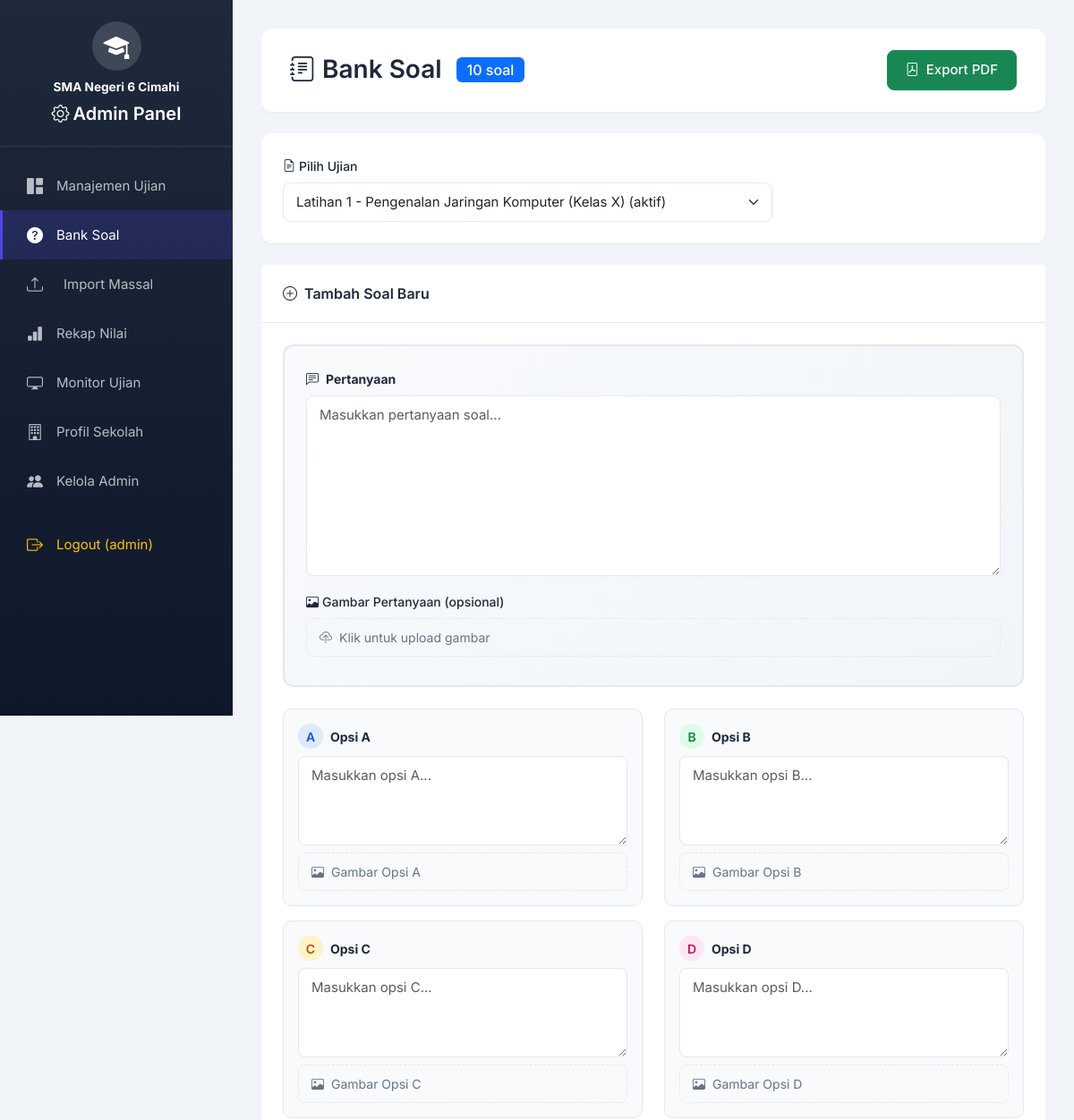
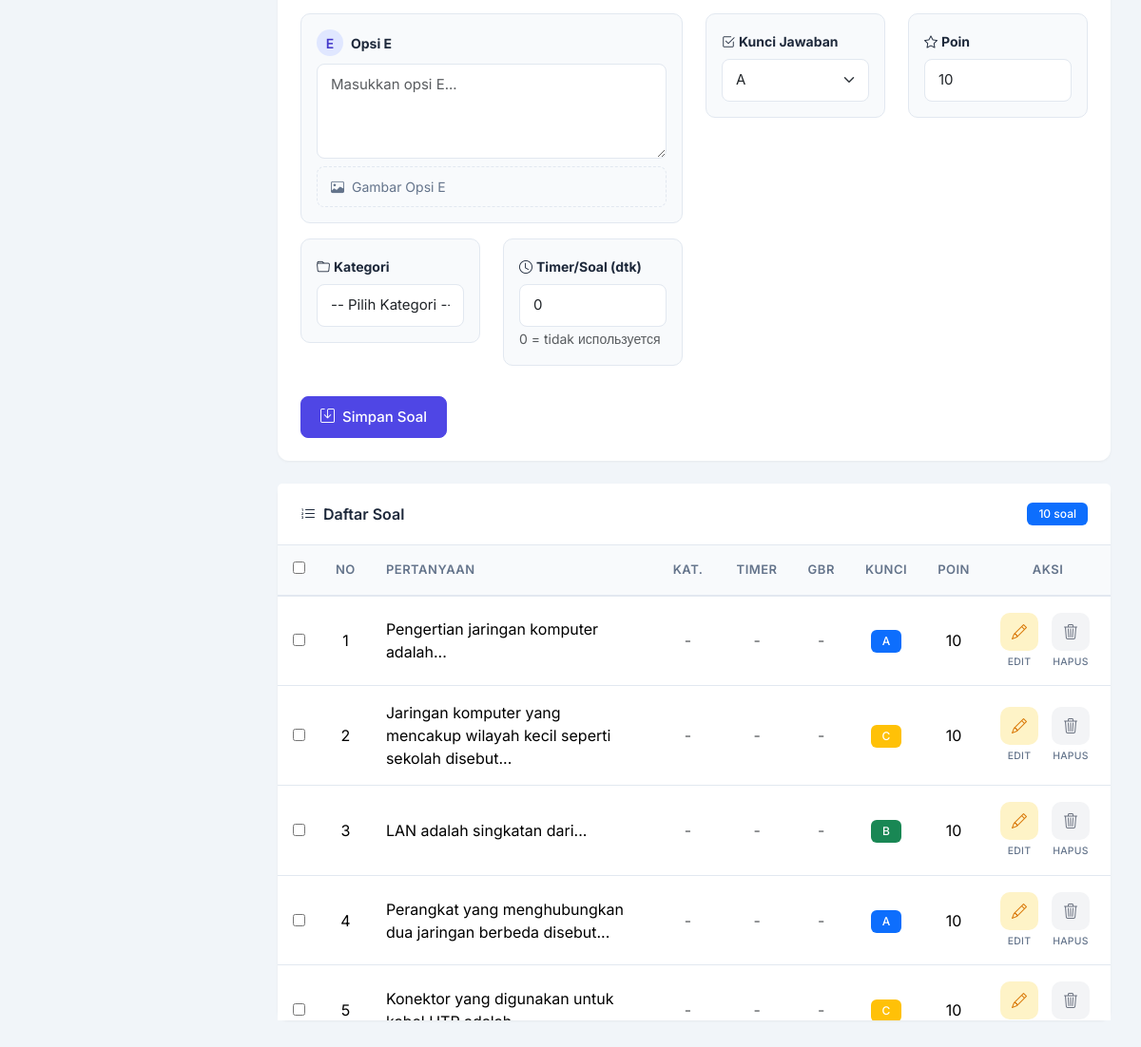
Page /admin/tambah_soal.php (signed in) on the committed database (2 pictures, top to bottom).
### tables this page shows
CREATE TABLE `konfigurasi_sekolah` (
  `id` int NOT NULL AUTO_INCREMENT,
  `nama_sekolah` varchar(255) NOT NULL DEFAULT 'SMA Negeri 6 Cimahi',
  `logo` varchar(255) DEFAULT NULL,
  `warna_primer` varchar(20) DEFAULT '#667eea',
  `warna_sekunder` varchar(20) DEFAULT '#764ba2',
  `tampilkan_riwayat` enum('ya','tidak') DEFAULT 'ya',
  `created_at` timestamp NULL DEFAULT CURRENT_TIMESTAMP,
  `updated_at` timestamp NULL DEFAULT CURRENT_TIMESTAMP ON UPDATE CURRENT_TIMESTAMP,
  PRIMARY KEY (`id`)
);

CREATE TABLE `soal` (
  `id` int NOT NULL AUTO_INCREMENT,
  `id_ujian` int NOT NULL,
  `pertanyaan` text NOT NULL,
  `gambar_pertanyaan` varchar(255) DEFAULT NULL,
  `opsi_a` varchar(255) NOT NULL,
  `gambar_a` varchar(255) DEFAULT NULL,
  `opsi_b` varchar(255) NOT NULL,
  `gambar_b` varchar(255) DEFAULT NULL,
  `opsi_c` varchar(255) DEFAULT NULL,
  `gambar_c` varchar(255) DEFAULT NULL,
  `opsi_d` varchar(255) DEFAULT NULL,
  `gambar_d` varchar(255) DEFAULT NULL,
  `opsi_e` varchar(255) DEFAULT NULL,
  `gambar_e` varchar(255) DEFAULT NULL,
  `kunci_jawaban` enum('a','b','c','d','e') NOT NULL,
  `poin` int DEFAULT '10',
  `kategori` varchar(100) DEFAULT NULL,
  `timer_soal` int DEFAULT '0',
  `updated_at` timestamp NULL DEFAULT CURRENT_TIMESTAMP ON UPDATE CURRENT_TIMESTAMP,
  PRIMARY KEY (`id`),
  KEY `idx_soal_ujian` (`id_ujian`),
  CONSTRAINT `soal_ibfk_1` FOREIGN KEY (`id_ujian`) REFERENCES `ujian` (`id`) ON DELETE CASCADE
);

### admin/tambah_soal.php (the view, shortened to what the rows shown need)
<?php
require_once '../config/database.php';
require_once '../config/init_sekolah.php';
$sekolah = getKonfigurasiSekolah($conn);
$ujian_list = $conn->query("SELECT id, judul_ujian, status FROM ujian ORDER BY judul_ujian");
$selected_ujian = isset($_GET['ujian']) ? (int)$_GET['ujian'] : ($ujian_list->fetch_assoc()['id'] ?? 0);
$soal_list = [];
if ($selected_ujian > 0) {
    $stmt = $conn->prepare("SELECT * FROM soal WHERE id_ujian = ? ORDER BY id");
    $stmt->bind_param("i", $selected_ujian);
    $stmt->execute();
    $result = $stmt->get_result();
    while ($row = $result->fetch_assoc()) {
        $soal_list[] = $row;
    }
}
$csrf_token = $_SESSION['csrf_token'];
?>
<!DOCTYPE html>
<html lang="id">
<head>
    <link href="../vendor/bootstrap/bootstrap.min.css" rel="stylesheet">
    <link rel="stylesheet" href="../vendor/bootstrap-icons/bootstrap-icons.min.css">
    <link href="../vendor/fonts/inter.css" rel="stylesheet">
</head>
<body>
    <div class="sidebar">
        <div class="sidebar-brand text-center">
            <div class="school-logo mb-2">
                <?php if ($sekolah['logo'] && file_exists('../uploads/' . $sekolah['logo'])): ?>
                    <img src="../uploads/<?= $sekolah['logo'] ?>" alt="Logo" style="width: 100%; height: 100%; object-fit: contain; border-radius: 50%;">
                <?php else: ?>
                    <i class="bi bi-mortarboard-fill" style="font-size: 1.8rem;"></i>
                <?php endif; ?>
            </div>
            <div class="text-white fw-bold" style="font-size: 0.85rem;"><?= htmlspecialchars($sekolah['nama_sekolah']) ?></div>
            <h5 class="mt-2"><i class="bi bi-gear me-1"></i>Admin Panel</h5>
        </div>
    </div>
    <div class="main-content">
        <?php if ($selected_ujian > 0): ?>
        <div class="card animate-fade-in">
            <div class="card-body scrollable-table">
                <?php if (count($soal_list) > 0): ?>
                <div class="table-responsive">
                    <table class="table table-hover mb-0">
                        <thead>
                            <tr>
                                <th class="text-center" style="width: 40px;"><input type="checkbox" id="selectAll"></th>
                                <th class="text-center" style="width: 50px;">No</th>
                                <th>Pertanyaan</th>
                                <th class="text-center" style="width: 70px;">Kat.</th>
                                <th class="text-center" style="width: 60px;">Timer</th>
                                <th class="text-center" style="width: 60px;">Gbr</th>
                                <th class="text-center" style="width: 60px;">Kunci</th>
                                <th class="text-center" style="width: 50px;">Poin</th>
                                <th class="text-center" style="width: 100px;">Aksi</th>
                            </tr>
                        </thead>
                        <tbody>
                            <?php $no = 1; foreach ($soal_list as $soal): ?>
                            <tr>
                                <td class="text-center"><input type="checkbox" class="soal-checkbox" value="<?= $soal['id'] ?>"></td>
                                <td class="text-center"><?= $no++ ?></td>
                                <td style="white-space: normal; word-wrap: break-word; min-width: 150px;">
                                    <?= nl2br(htmlspecialchars($soal['pertanyaan'])) ?>
                                </td>
                                <td class="text-center">
                                    <?php if (!empty($soal['kategori'])): ?>
                                        <span class="badge bg-secondary"><?= htmlspecialchars($soal['kategori']) ?></span>
                                    <?php else: ?>
                                        <span class="text-muted">-</span>
                                    <?php endif; ?>
                                </td>
                                <td class="text-center">
                                    <?php if (($soal['timer_soal'] ?? 0) > 0): ?>
                                        <span class="badge bg-info"><?= $soal['timer_soal'] ?> dtk</span>
                                    <?php else: ?>
                                        <span class="text-muted">-</span>
                                    <?php endif; ?>
                                </td>
                                <td class="text-center">
                                    <?php if ($soal['gambar_pertanyaan'] || $soal['gambar_a'] || $soal['gambar_b'] || $soal['gambar_c'] || $soal['gambar_d'] || $soal['gambar_e']): ?>
                                        <i class="bi bi-image-fill text-success"></i>
                                    <?php else: ?>
                                        <span class="text-muted">-</span>
                                    <?php endif; ?>
                                </td>
                                <td class="text-center">
                                    <span class="badge bg-<?= $soal['kunci_jawaban'] === 'a' ? 'primary' : ($soal['kunci_jawaban'] === 'b' ? 'success' : ($soal['kunci_jawaban'] === 'c' ? 'warning' : ($soal['kunci_jawaban'] === 'd' ? 'danger' : 'info'))) ?>">
                                        <?= strtoupper($soal['kunci_jawaban']) ?>
                                    </span>
                                </td>
                                <td class="text-center"><?= $soal['poin'] ?></td>
                                <td class="text-center">
                                    <div class="action-buttons">
                                        <a href="?ujian=<?= $selected_ujian ?>&edit=<?= $soal['id'] ?>"
                                           class="action-btn-group"
                                           data-bs-toggle="tooltip"
                                           data-bs-placement="top"
                                           title="Edit">
                                            <span class="action-btn action-btn-edit">
                                                <i class="bi bi-pencil" style="font-size: 1rem;"></i>
                                            </span>
                                            <span class="action-btn-label">Edit</span>
                                        </a>
                                        <button type="button"
                                            class="action-btn-group btn-hapus-soal"
                                            data-id="<?= $soal['id'] ?>"
                                            data-token="<?= $csrf_token ?>"
                                            data-bs-toggle="tooltip"
                                            data-bs-placement="top"
                                            title="Hapus">
                                            <span class="action-btn action-btn-delete">
                                                <i class="bi bi-trash3" style="font-size: 1rem;"></i>
                                            </span>
                                            <span class="action-btn-label">Hapus</span>
                                        </button>
                                    </div>
                                </td>
                            </tr>
                            <?php endforeach; ?>
                        </tbody>
                    </table>
                </div>
                <?php endif; ?>
            </div>
        </div>
        <?php endif; ?>
    </div>
    </body>
</html>

### rows in the picture
konfigurasi_sekolah: nama_sekolah "SMA Negeri 6 Cimahi"
soal: pertanyaan "Pengertian jaringan komputer adalah...", kunci_jawaban "A", poin "10"
soal: pertanyaan "Jaringan komputer yang mencakup wilayah kecil seperti sekolah disebut...", kunci_jawaban "C", poin "10"
soal: pertanyaan "LAN adalah singkatan dari...", kunci_jawaban "B", poin "10"
soal: pertanyaan "Perangkat yang menghubungkan dua jaringan berbeda disebut...", kunci_jawaban "A", poin "10"
soal: pertanyaan "Konektor yang digunakan untuk…", kunci_jawaban "C", poin "10"

### other values in the picture
$_SESSION['admin_username'] "admin"
count($soal_list) "10"
form field ujian "Latihan 1 - Pengenalan Jaringan Komputer (Kelas X) (aktif)"
